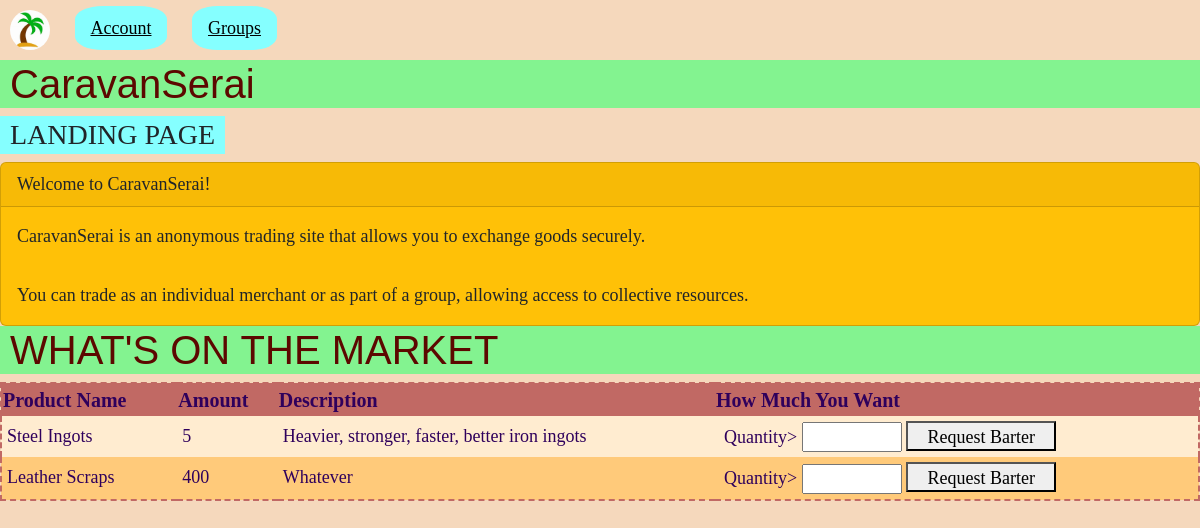
Before: / with the older database file.
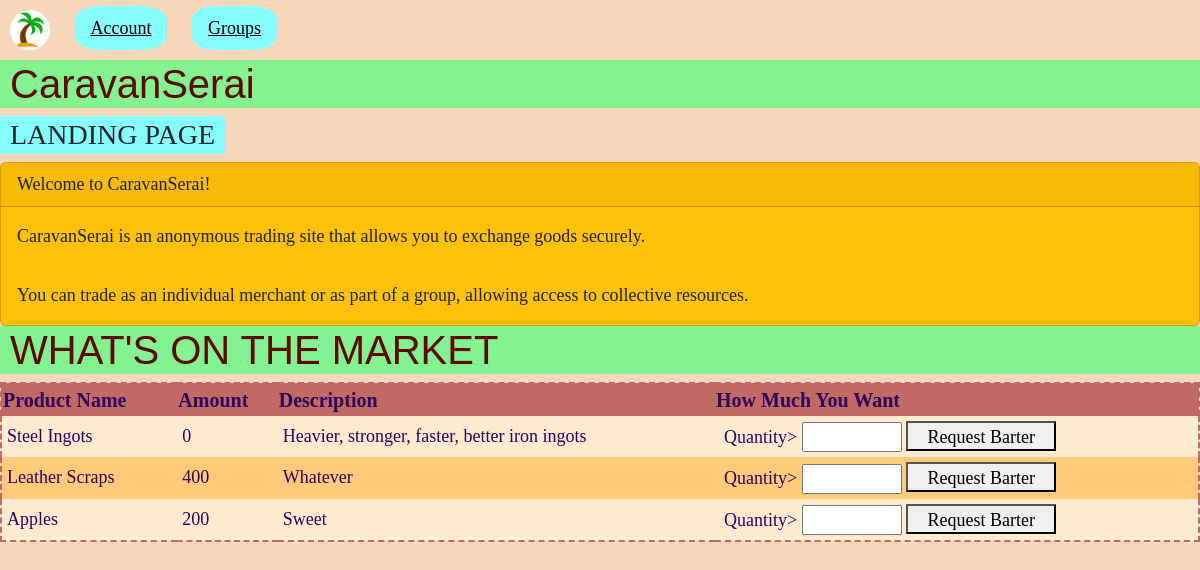
After: the same page with the newer database file.
### tables this page shows
CREATE TABLE `products` (
  `ProductName` text NOT NULL,
  `ProductID` int(11) NOT NULL,
  `UserID` varchar(255) NOT NULL,
  `Amount` int(11) NOT NULL,
  `Description` text NOT NULL,
  `ImagePath` varchar(255) NOT NULL
);

### index.php (the view, shortened to what this page needs)
<!DOCTYPE html>
<html>
    <head>
        <link href = "https://cdn.jsdelivr.net/npm/bootstrap@5.2.1/dist/css/bootstrap.min.css" rel = "stylesheet">
        <link href = "styleII.css" rel = "stylesheet">
    </head>
    <body>
        <div class = "topnav">
            <a href="index.php">
                <img src = "logo_1.jpg">
            </a>
        </div>
        <div class = "topnav" tabindex = "1">
            <a class = "dropbtn">Account</a>
        </div>
        <div class = "topnav" tabindex = "1">
            <a class = "dropbtn">Groups</a>
        </div>
        <h1>CaravanSerai</h1>
        <h3>LANDING PAGE</h3>
        <div class = "card bg-warning">
            <div class = "card-header">
                Welcome to CaravanSerai!
            </div>
            <div class = "card-body">
                CaravanSerai is an anonymous trading site that allows you to
                exchange goods securely.
            </div>
            <div class = "card-body">
                You can trade as an individual merchant or as part of a group,
                allowing access to collective resources.
            </div>
        </div>
        <?php
        $conn = mysqli_connect("localhost","root","","caravanserai");
        $result = mysqli_query($conn,"SELECT * FROM products LIMIT 50");
        $data = $result->fetch_all(MYSQLI_ASSOC);
        ?>
        <h1>WHAT'S ON THE MARKET</h1>
        <table border="1">
        <tr>
            <th>Product Name</th>
            <th>Amount</th>
            <th>Description</th>
            <th>How Much You Want</th>
        </tr>
        <?php foreach($data as $row): ?>
        <tr>
            <td><?= htmlspecialchars($row['ProductName']) ?></td>
            <td><?= htmlspecialchars($row['Amount']) ?></td>
            <td><?= htmlspecialchars($row['Description']) ?></td>
            <td><form action="barter_create.php" method="post">
                <label for="Quantity">Quantity></label>
                <input style="height:30px; width:100px" id="Quantity" name="Quantity"></input>
                <button style="height:30px; width:150px" input type="submit" name="ProductID" value="<?= $row['ProductID'] ?>">Request Barter</button></form></td>
            </tr>
        <?php endforeach ?>
        </table>
    </body>
</html>

### styleII.css (style rules this page uses)
body { background-color: #f5d8bc; font-size: 18px; font-family:'Book Antiqua', 'Georgia', serif; }
form { padding-left: 4px; }
h1 { font-family:Impact, Haettenschweiler, 'Arial Narrow Bold', sans-serif; background-color: #83f390; color: #5C0800; padding-left:10px; }
h3 { background-color: #85FFFF; padding: 2px 10px; width: fit-content; }
a { color: #30fdf3; }
img { border-radius:50%; height: 40px; width: 40px; }
.topnav { display: inline-block; position: relative; outline: none; margin: 10px; }
.dropbtn { padding: 12px 16px; transition: 0.35s ease-out; cursor: pointer; background-color: #85FFFF; color: black; border-radius:30%; }
table { background-color: #f5d8bc; border-style: dashed; border-color: #c16964; border-width: 2px; padding: 5px; color: #2f005c; width: 100%; }
th { background-color: #c16964; font-size: 20px; }
tr { padding-right:20px; padding-top:3px; padding-bottom:3px; border-width: 0px, 0px, 1px, 0px; border-style: dotted; background-color: #FFCA7A; }
tr:nth-child(even) { background-color: #FFECD0; }
td { padding: 5px; }

Changed rows visible on the page:
changed products "Steel Ingots": Amount "5" → "0"
added products: ProductName "Apples", Amount "200", Description "Sweet", $row['ProductID'] 3 (drawn)
